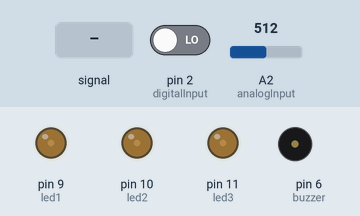
A sketch run on a simulated Arduino Uno, built with avr-gcc and run on an emulated ATmega328P. On the bench: output pins drawn as LEDs (lit = HIGH), buzzer (waves = sounding). The test bench sets the inputs (shaded band); at power-on: A2 (analogInput) = 512, pin 2 (digitalInput) LOW.

Above: at 0.15 s.
At 1.2 s:
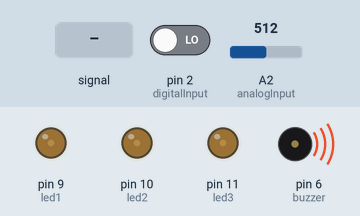
Timing chart, 0 to 0.8 s (numbered marks = the images above; inputs shaded):
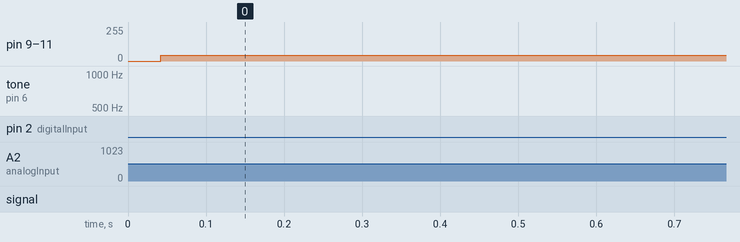

The sketch:

0405.ino
```cpp
const int analogInput = A2;
const int digitalInput = 2;
const int buzzer = 6;
const int led1 = 9;
const int led2 = 10;
const int led3 = 11;
int count = 0;
int mode = 0;
void setup() {
  pinMode(analogInput,INPUT);
  pinMode(digitalInput,INPUT);
  pinMode(buzzer,OUTPUT);
  pinMode(led1,OUTPUT);
  pinMode(led2,OUTPUT);
  pinMode(led3,OUTPUT);
  Serial.begin(9600);
}

void loop() {
  int button = digitalRead(digitalInput);
  int turn = analogRead(analogInput);
  if(button == HIGH){count++;}
  if(count % 99 == 0){mode++;}
  if(mode %3 == 0){
    analogWrite(led1,turn/4);
    digitalWrite(led2,LOW);
    digitalWrite(led3,LOW);
    tone(buzzer,200);
    delay(500/(turn+1));
    noTone(buzzer);
  }
  else if(mode %3 == 1){
    analogWrite(led2,turn/4);
    digitalWrite(led1,LOW);
    digitalWrite(led3,LOW);
    tone(buzzer,600);
    delay(500/(turn+1));
    noTone(buzzer);
  }
  else{
    analogWrite(led3,turn/4);
    digitalWrite(led1,LOW);
    digitalWrite(led2,LOW);
    tone(buzzer,1000);
    delay(500/(turn+1));
    noTone(buzzer);
  }
}
```
